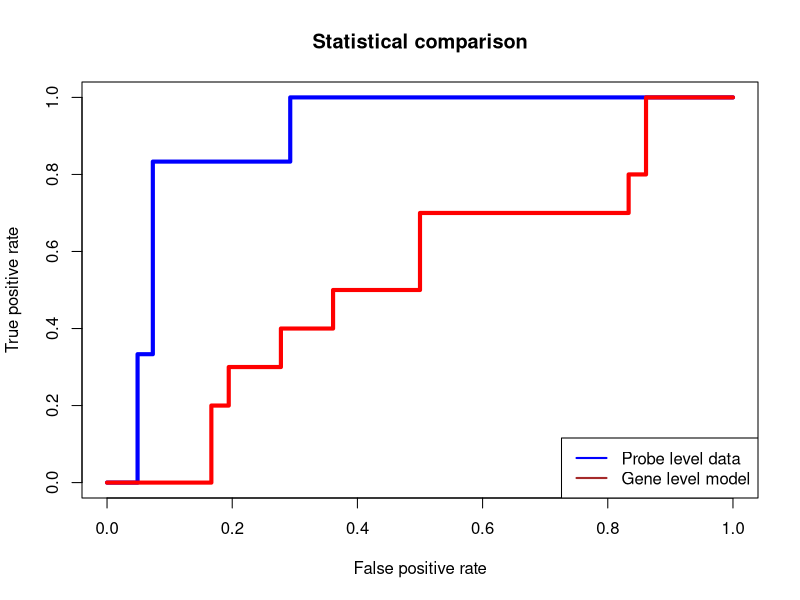

Here is the R script that generated this plot:
###############################################################################################################
rm(list = setdiff(ls(), lsf.str()))
library(ROCR)
s_g=read.table('Doxorubicin_score_genelevel.csv')
l_g=read.table('Doxorubicin_label_genelevel.csv')
s_p=read.table('Doxorubicin_score_probelevel.csv')
l_p=read.table('Doxorubicin_label_probelevel.csv')
pdf("probe_gene_roc.pdf" ) 
pred <- prediction(s_p,l_p)
perf <- performance(pred,"tpr","fpr")

predg <- prediction(s_g,l_g)
perfg <- performance(predg,"tpr","fpr")

plot( perf, col='blue', main="Statistical comparison", percent=TRUE, lwd=4)
plot( perfg, add=TRUE,col='red', lwd=4)
legend("bottomright", legend=c("Probe level data", "Gene level model"), col= c('blue','brown'), lwd=2)

dev.off() 
